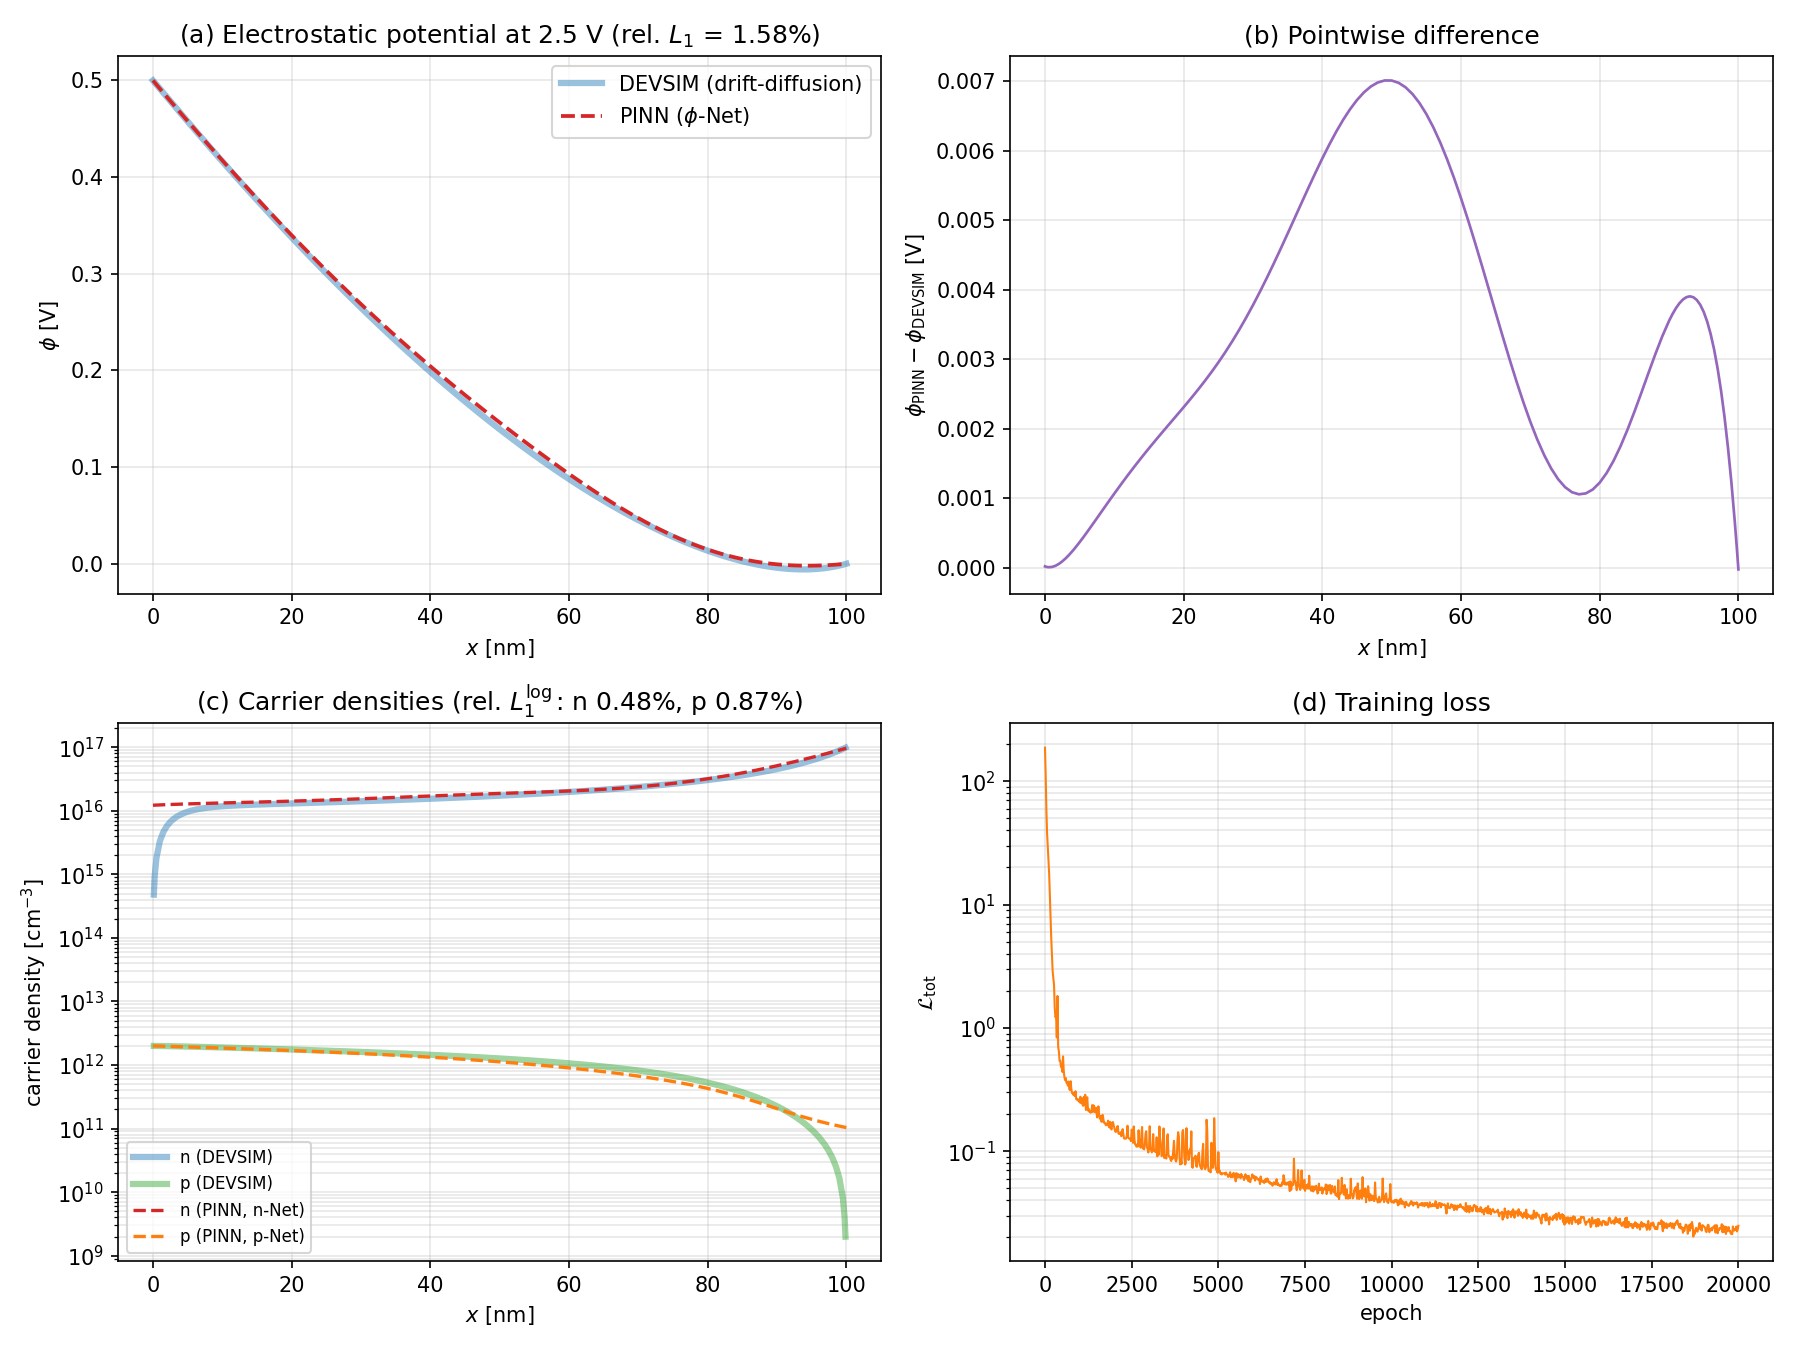

This figure's Python source:
"""
forward_demo.py

Coupled drift-diffusion PINN (DDNet) for a 100 nm organic active layer with
Ohmic contacts, validated against the DEVSIM drift-diffusion solver at 2.5 V.

This is the full three-network DDNet of Fig. 1 of DDNet.pdf: phi-Net, n-Net and
p-Net are trained *together* against the coupled Poisson + continuity system.
It supersedes the Poisson-only stage, in which n and p were interpolated from
the DEVSIM reference and only phi was learned; those profiles are now unknowns
produced by their own networks, and DEVSIM is used purely as an external
reference to score against, never as an input to training.

Physics used
------------
The stationary drift-diffusion system (DDNet Eq. 1), with C = 0 because the
organic layer is undoped -- the entire space charge is mobile carriers:

    eps * phi''   = q*(n - p - C),      C = 0
    Jn'           =  q*R
    Jp'           = -q*R
    Jn            =  q*mu_n*(Ut*n' - n*phi')
    Jp            = -q*mu_p*(Ut*p' + p*phi')

R is Langevin recombination, matching sim_dd's CreateOSLangevin exactly so the
PINN and DEVSIM cannot differ on the physics:

    R = gammar * (q/eps) * (n*p - nie^2) * (mu_n + mu_p)

Scaling follows DDNet Supplementary Table 1: lengths by a characteristic device
length ell, potential by the thermal voltage Ut, all densities by C_tilde, and
mobilities by mu_tilde = max(mu_n, mu_p). In scaled variables the system is

    lambda^2 * phi_hat'' = n_hat - p_hat
    Jn_hat'              =  R_hat
    Jp_hat'              = -R_hat
    Jn_hat               =  mu_n_hat*(n_hat' - n_hat*phi_hat')
    Jp_hat               = -mu_p_hat*(p_hat' + p_hat*phi_hat')

with lambda = L_D/ell and L_D = sqrt(eps*Ut/(q*C_tilde)). Note the scaled
current has no explicit Ut: the thermal voltage is absorbed by scaling phi by
Ut, which is exactly why the scaling is worth doing.

Logarithmic parametrisation
---------------------------
The carrier densities span ~26 decades, so the n-Net and p-Net do not output
densities directly. Following DDNet Sec. 4.2, each outputs the compressed
variable u = -log(density_hat) and the density is recovered through a hard
constraint,

    n_hat = exp(-u_n),   p_hat = exp(-u_p)

so positivity is structural rather than a penalty the optimiser has to learn,
and the network's own output stays O(1) across the whole range. DDNet's
Supplementary Fig. 2 shows the alternative -- a network outputting the density
directly -- captures only the largest 3-4 decades.

Device
------
The 100 nm organic layer of ``devsim_reference.py``: OLED1's contact set with
the bottom contact's electron density reduced from 1e25 to 1e17 cm^-3, which
widens the screening layer from 0.0008 nm to 7.6 nm and makes the potential
resolvable by a smooth network (see that module's docstring).

Boundary conditions
-------------------
phi is pinned at both contacts (Dirichlet), as before. The carrier densities
are pinned only where the pin is *representable*: at each Ohmic contact the
majority carrier is pinned and the minority carrier is left free. This is
forced by the reference data, not a modelling preference -- see MAJORITY_ONLY_BC
below for the measured justification.

Every phase below is numbered to match the walkthrough document
(DDNet_Forward_Walkthrough.md).
"""

import os

import numpy as np
import torch
import torch.nn as nn

torch.manual_seed(0)
np.random.seed(0)

# CPU by default. MPS was benchmarked for the Poisson-only stage and measured at
# 95.0 s vs CPU's 99.0 s for the full 8000-epoch run -- a ~4% difference, i.e.
# no real speedup. Even with three networks the model is small (~37k parameters
# total) and the residuals need second derivatives through autograd via
# create_graph=True, so per-kernel launch overhead still dominates the actual
# compute. GPU dispatch currently costs about as much as it saves.
USE_GPU = False

# float64 throughout, which is a change from the Poisson-only stage.
#
# That stage could use float32 because the 26-decade carrier range lived only in
# the *inputs* and was differenced away immediately. That is no longer true: the
# densities are now unknowns, and the log-space variables reach u_p ~ 17.7 in
# the interior, so n_hat*p_hat in the Langevin term underflows and the residual
# loses all significance in float32. The log parametrisation keeps the network
# outputs O(1) but the residuals themselves are still evaluated on exponentials.
#
# float64 forces CPU: the MPS Metal backend does not implement float64 at all
# ("Cannot convert a MPS Tensor to float64 dtype"), so USE_GPU and this setting
# are mutually exclusive -- hence the guard below.
torch.set_default_dtype(torch.float64)

if not USE_GPU:
    device = torch.device("cpu")
else:
    if torch.get_default_dtype() == torch.float64:
        raise SystemExit(
            "USE_GPU=True requires float32: the MPS backend has no float64. "
            "Set torch.set_default_dtype(torch.float32) as well, and re-check "
            "the Langevin residual for underflow before trusting the result."
        )
    _accelerator = torch.accelerator.current_accelerator() if torch.accelerator.is_available() else None
    device = torch.device(_accelerator.type) if _accelerator is not None else torch.device("cpu")
print("Using device:", device)

_HERE = os.path.dirname(os.path.abspath(__file__))
REFERENCE_NPZ = os.path.join(_HERE, "devsim_reference_2.5V.npz")


# ============================================================
# PHASE A -- Problem setup (Steps 1-2)
# ============================================================

# --- Step 1: nondimensionalization / scaling constants ---
# Physical constants, matching sim_dd/devsim_backend/common_physics.py
# (SetUniversalParameters) so the PINN and DEVSIM cannot differ on constants.
q       = 1.6e-19            # C
k_B     = 1.3806503e-23      # J/K
eps_0   = 8.85e-14           # F/cm
T       = 300.0              # K
eps_r   = 4.0                # OLED1's relative permittivity (Device default)
eps_org = eps_r * eps_0
Ut      = k_B * T / q        # thermal voltage, V (~0.02589)

# Transport parameters. These are core.device.Device's defaults, which is what
# devsim_reference.py's make_device() leaves them at -- it overrides neither
# mobility nor the densities of states.
mu_n   = 1.0e-6              # electron mobility, cm^2/V-s
mu_p   = 1.0e-6              # hole mobility, cm^2/V-s
NC300  = 1.0e27              # conduction-band effective DOS, cm^-3
NV300  = 1.0e27              # valence-band effective DOS, cm^-3
GAMMAR = 1.0                 # Langevin prefactor ("gammar" in os_physics.py)

# HOMO/LUMO of the reference device, and the intrinsic density implied by them.
# NIE follows common_physics.py's CreateDensityOfStates:
#     NIE = sqrt(NC*NV) * exp(-EG/(2*Ut))
# at T = 300 K, where the temperature-dependent corrections (EGALPH, DEG) all
# vanish, so this Python expression reproduces DEVSIM's node model exactly.
LUMO   = -0.4
HOMO   = LUMO - 2.6
EG     = LUMO - HOMO         # 2.6 eV
nie    = np.sqrt(NC300 * NV300) * np.exp(-EG / (2.0 * Ut))

# Density scale. The bottom contact's electron density is the largest carrier
# density in the device, so it sets the screening length -- the natural choice
# of scale for this problem (there is no doping to scale by, C = 0). DDNet
# Supplementary Table 1 asks for C_tilde = O(max[C]); with no doping, the
# largest carrier density plays that role.
C_tilde = 1.0e17             # cm^-3

# Mobility scale, mu_tilde = max(mu_n, mu_p) per DDNet Supplementary Table 1.
# The two are equal here, so both scaled mobilities come out at exactly 1, but
# the division is kept explicit so unequal mobilities stay correct.
mu_tilde = max(mu_n, mu_p)
mu_n_hat = mu_n / mu_tilde
mu_p_hat = mu_p / mu_tilde

ell   = 100.0e-7                                    # device length, cm (100 nm)
lam_D = np.sqrt(eps_org * Ut / (q * C_tilde))       # Debye length, cm
lam   = lam_D / ell                                 # scaled Debye parameter

# Scaled Langevin prefactor. Physically R = gammar*(q/eps)*(n*p - nie^2)*(mu_n+mu_p).
# The continuity equations are scaled by the recombination scale
# R_tilde = mu_tilde*Ut*C_tilde/ell^2 (DDNet Supp. Table 1's lifetime scaling
# ell^2/(mu_tilde*Ut), inverted), and densities by C_tilde, so
#
#     R_hat = R/R_tilde
#           = [gammar*(q/eps)*(mu_n+mu_p)*C_tilde^2 / R_tilde] * (n_hat*p_hat - nie_hat^2)
#
# and the bracket is the constant computed here.
nie_hat  = nie / C_tilde
R_tilde  = mu_tilde * Ut * C_tilde / (ell ** 2)
LANGEVIN_PREFACTOR = (
    GAMMAR * (q / eps_org) * (mu_n + mu_p) * (C_tilde ** 2) / R_tilde
)

print("Thermal voltage Ut     = {0:.6f} V".format(Ut))
print("Debye length lambda_D  = {0:.4e} cm  ({1:.4f} nm)".format(lam_D, lam_D * 1e7))
print("Scaled parameter lambda= {0:.4e}".format(lam))
print("Scaled length L/L_D    = {0:.4f}".format(1.0 / lam))
print("Intrinsic density nie  = {0:.4e} cm^-3  (nie_hat = {1:.4e})".format(nie, nie_hat))
print("Langevin prefactor     = {0:.4e}".format(LANGEVIN_PREFACTOR))


# --- Step 2: geometry, reference data, boundary conditions ---
# The domain is scaled to x_hat in [0, 1] by the device length (not by L_D), so
# the geometry is fixed and lambda carries the ratio.
X_LEFT, X_RIGHT = 0.0, 1.0

if not os.path.exists(REFERENCE_NPZ):
    raise SystemExit(
        "Missing {0}.\nRun `python devsim_reference.py` first to generate the "
        "DEVSIM reference solution.".format(os.path.basename(REFERENCE_NPZ))
    )

_ref = np.load(REFERENCE_NPZ)
REF_X_NM      = _ref["x_nm"]
REF_POTENTIAL = _ref["potential"]        # V
REF_ELECTRONS = _ref["electrons"]        # cm^-3
REF_HOLES     = _ref["holes"]            # cm^-3
REF_BIAS      = float(_ref["bias"])
VBI           = float(_ref["built_in_voltage"])

# Scaled reference arrays. Used ONLY for boundary values and for scoring the
# trained networks -- never as a training target for the interior, which is
# what makes this a forward PINN solve rather than a regression fit.
REF_X_HAT   = REF_X_NM / (ell * 1e7)          # nm -> scaled [0, 1]
REF_PHI_HAT = REF_POTENTIAL / Ut              # V  -> scaled by Ut
REF_N_HAT   = REF_ELECTRONS / C_tilde         # cm^-3 -> scaled by C_tilde
REF_P_HAT   = REF_HOLES / C_tilde

# Dirichlet contact values, taken from the DEVSIM solution at the two contact
# nodes. These are the conditions DEVSIM itself imposed (applied bias at the
# anode, 0 at the cathode; the Ohmic density pins from the Contact spec), so
# using them makes the two problems identical rather than merely similar.
phi_bc_left  = float(REF_PHI_HAT[0])     # x = 0   (top / anode)
phi_bc_right = float(REF_PHI_HAT[-1])    # x = L   (bot / cathode)

n_bc_left  = float(REF_N_HAT[0])
n_bc_right = float(REF_N_HAT[-1])
p_bc_left  = float(REF_P_HAT[0])
p_bc_right = float(REF_P_HAT[-1])

print()
print("Reference from DEVSIM at {0:.2f} V (Vbi = {1:.2f} V)".format(REF_BIAS, VBI))
print("  phi(0) = {0:+.5f} V  -> phi_hat = {1:+.4f}".format(REF_POTENTIAL[0], phi_bc_left))
print("  phi(L) = {0:+.5f} V  -> phi_hat = {1:+.4f}".format(REF_POTENTIAL[-1], phi_bc_right))
print("  n range: {0:.3e} .. {1:.3e} cm^-3".format(REF_ELECTRONS.min(), REF_ELECTRONS.max()))
print("  p range: {0:.3e} .. {1:.3e} cm^-3".format(REF_HOLES.min(), REF_HOLES.max()))


# ------------------------------------------------------------
# Which density boundary conditions are actually imposable
# ------------------------------------------------------------
# At each Ohmic contact DEVSIM pins BOTH carrier densities. Only the majority
# pin is representable by a smooth network; the minority pin is a genuine
# discontinuity in the reference data, not a resolvable boundary layer:
#
#   left  contact: n(0)   = 3.2e-10, but n(0.125 nm) = 4.8e14
#                  -- a 24-decade jump across one 0.125 nm mesh spacing.
#   right contact: p(L)   = 7.3e-30, while the interior trend heads toward
#                  ~1e9 (p(99.875 nm) = 2.0e9) -- a 38-decade jump across the
#                  final 0.125 nm.
#
# Excluding just those two nodes, the interior is smooth and well conditioned:
# -log(n_hat) spans [0.015, 5.34] and -log(p_hat) spans [10.8, 17.7]. This is
# the same pathology that motivated softening the bottom contact from 1e25 to
# 1e17 for phi, and it has the same resolution: imposing the literal minority
# pin would force the network to fit a step of tens of decades, which it cannot
# do, and the attempt corrupts the interior fit as the boundary term dominates
# the loss.
#
# So the majority carrier is pinned at each contact and the minority carrier is
# left free, determined by the continuity equations. Physically this is the
# right call: the minority density at an injecting contact is set by transport,
# and its precise value there is both irrelevant to the current (which the
# majority carrier carries) and unresolved by the mesh.
MAJORITY_ONLY_BC = True

# Left contact (anode): holes are the majority carrier. Right contact
# (cathode): electrons are the majority carrier.
print()
if MAJORITY_ONLY_BC:
    print("Density BCs: majority carrier only")
    print("  p(0) = {0:.4e} cm^-3   (anode, majority)".format(REF_HOLES[0]))
    print("  n(L) = {0:.4e} cm^-3   (cathode, majority)".format(REF_ELECTRONS[-1]))
    print("  n(0), p(L) left free -- discontinuous in the reference (see source)")
else:
    print("Density BCs: both carriers pinned at both contacts")


# ============================================================
# PHASE B -- Build the ansatz (Steps 3-4)
# ============================================================

class FCNN(nn.Module):
    """Fully-connected network with tanh activations: the DDNet backbone.

    Shared by all three subnetworks. DDNet uses the same depth (4 layers) and
    width (64 neurons) for phi-Net, n-Net and p-Net (Supp. Sec. 3), so the
    architecture is factored out here and the *output parametrisation* is what
    distinguishes them (see PhiNet and LogDensityNet below).

    tanh rather than ReLU is required, not merely preferred: the Poisson
    residual needs a *second* derivative through automatic differentiation, and
    ReLU's second derivative is identically zero.
    """

    def __init__(self, width=64, depth=4):
        super().__init__()
        layers = [nn.Linear(1, width), nn.Tanh()]
        for _ in range(depth - 1):
            layers += [nn.Linear(width, width), nn.Tanh()]
        layers += [nn.Linear(width, 1)]
        self.net = nn.Sequential(*layers)
        # Step 4: initialization -- Xavier/Glorot, standard and automatic
        for m in self.net:
            if isinstance(m, nn.Linear):
                nn.init.xavier_normal_(m.weight)
                nn.init.zeros_(m.bias)

    def forward(self, x):
        # Map [0, 1] -> [-1, 1] before the first layer: tanh is centred there,
        # and an input range of [0, 1] wastes half its dynamic range.
        return self.net(2.0 * x - 1.0)


class PhiNet(nn.Module):
    """phi-Net: the FCNN backbone, output taken directly as phi_hat.

    No log-space trick needed -- the potential has a modest dynamic range
    (~0.5 V here, i.e. phi_hat in [0, 19.3]), unlike n and p.
    """

    def __init__(self, width=64, depth=4):
        super().__init__()
        self.body = FCNN(width, depth)

    def forward(self, x):
        return self.body(x)


class LogDensityNet(nn.Module):
    """n-Net / p-Net: the FCNN backbone in logarithmic parametrisation.

    Implements DDNet Sec. 4.2. The network's raw output is the compressed
    variable

        u(x) = -log(density_hat)         [natural log]

    and the density is recovered through a hard constraint,

        density_hat = exp(-u)

    Two things this buys, both of which matter here:

    * **Dynamic range.** The densities span ~26 decades, which is ~60 in u.
      A network outputting the density directly would have to represent that
      range in its final linear layer; in u it is an O(10) output, well within
      what a tanh network resolves. DDNet's Supplementary Fig. 2 shows the
      direct parametrisation captures only the largest 3-4 decades.

    * **Positivity.** exp(-u) > 0 identically, so a negative density is not
      merely penalised but unrepresentable. That matters because the Langevin
      term is bilinear in n and p, and a transient negative density during
      early training would make the recombination term change sign.

    ``forward`` returns u; ``density`` applies the hard constraint. Callers that
    need both (the continuity residual needs the density and its derivative)
    should take the derivative of u and use the chain rule, which is what
    ``continuity_residuals`` does -- differentiating exp(-u) directly is
    algebraically identical but numerically worse, since it evaluates the
    exponential before differencing rather than after.
    """

    def __init__(self, width=64, depth=4, u_offset=0.0):
        super().__init__()
        self.body = FCNN(width, depth)
        # Additive offset on u, so the network starts near the right order of
        # magnitude instead of having to travel there from u ~ 0. Xavier init
        # gives an output near zero, i.e. density_hat ~ 1; for holes the true
        # interior value is ~e^-14, so without this the p-Net begins ~6 decades
        # too high and the Langevin term is correspondingly wrong at step 0.
        # This is a shift of the *output*, not a constraint on it -- the network
        # can move anywhere from there.
        self.register_buffer("u_offset", torch.tensor(float(u_offset)))

    def forward(self, x):
        """Return the compressed variable u = -log(density_hat)."""
        return self.body(x) + self.u_offset

    def density(self, x):
        """Return density_hat = exp(-u), the hard-constrained physical density."""
        return torch.exp(-self.forward(x))


# Offsets are set from the *interior* mean of the reference profile in log
# space. This uses the reference only to pick a starting point for the
# optimiser -- the same role as any initialisation heuristic -- not as a
# training target, and the contact nodes are excluded so the discontinuous
# minority pins do not skew it.
_u_n_init = float(np.mean(-np.log(REF_N_HAT[1:-1])))
_u_p_init = float(np.mean(-np.log(REF_P_HAT[1:-1])))
print()
print("Log-space initialisation offsets (interior mean):")
print("  u_n offset = {0:+.4f}  -> n_hat ~ {1:.3e}".format(_u_n_init, np.exp(-_u_n_init)))
print("  u_p offset = {0:+.4f}  -> p_hat ~ {1:.3e}".format(_u_p_init, np.exp(-_u_p_init)))

phi_net = PhiNet().to(device)
n_net   = LogDensityNet(u_offset=_u_n_init).to(device)
p_net   = LogDensityNet(u_offset=_u_p_init).to(device)

ALL_PARAMS = list(phi_net.parameters()) + list(n_net.parameters()) + list(p_net.parameters())
print("Trainable parameters: {0}".format(sum(p.numel() for p in ALL_PARAMS)))


# ============================================================
# PHASE C -- Encode the physics as a loss (Steps 5-8)
# ============================================================

# Interior collocation points: DDNet's own 2^12 = 4096 (Sec. 4.3).
#
# The Poisson-only stage used 8192, which measured better than 2048 there
# (1.21% vs 1.74% relative L1). That rationale does not carry over: the gain
# came from resolving an *interpolated DEVSIM profile* used as a fixed source
# term, and the source is now a pair of smooth learned functions instead.
# Cost is linear in this number (measured: 0.094 / 0.181 / 0.297 s per epoch at
# 2048 / 4096 / 8192, three networks with second derivatives), so the halving
# is what makes a 20000-epoch run practical on CPU.
N_INT = 4096

# Loss weights.
#
# W_BC = 1.0 was measured in the Poisson-only stage: raising it made the solve
# markedly worse (1.74% -> 35.3% at 10, -> 64.7% at 100), because the Dirichlet
# values are O(19) in scaled units so the squared boundary term already starts
# ~1e2 and any upweighting starves the interior residual.
W_BC = 1.0

# The two continuity residuals get *separate* weights. Weighting them together
# was tried first and is wrong, for a reason worth recording since the global
# scales actively mislead here.
#
# Evaluated on the DEVSIM reference, the global scales are
#
#     Poisson source |n_hat - p_hat| ~ 2.6e-1
#     total current  |Jn_hat + Jp_hat| ~ 3.9
#     recombination  |R_hat| ~ 6.1e-4
#
# which suggests everything is already commensurate and no weight is needed.
# But that comparison is dominated by *electrons*. Near the cathode
# |Jp_hat|/|Jn_hat| ~ 1e-5, so the hole continuity residual sits at ~1e-5 while
# the total loss is ~2.5e-2 (Poisson ~2.3e-2). The hole equation is then
# invisible to the optimiser even when it is badly violated in relative terms.
#
# That this is a weighting problem and not missing physics was measured:
# perturbing p by 10x beyond 80 nm on the reference leaves the Poisson residual
# completely unchanged (9.998e-02 -> 9.998e-02, since p/(n-p) ~ 1e-6 there) but
# moves the hole continuity residual from 1.218e-05 to 3.374e-02, a ~2800x
# increase. The constraint exists; it is simply too small to matter in an
# unweighted sum.
#
# W_CONT_P lifts the hole equation to comparable footing. Without it the p-Net
# flattens near the cathode instead of following DEVSIM's roll-off (measured:
# 3.91e11 vs 1.65e10 at 99 nm).
W_CONT_N = 1.0
W_CONT_P = 1.0e3

# Weight on the current-continuity constraint (see current_constancy_residual).
W_JTOT = 1.0


def sample_interior(n):
    """Step 5: random collocation points in the domain (mesh-free).

    Sampled directly on the target device with torch.rand rather than drawn
    from numpy and copied across: this runs every epoch, so a host->device
    transfer here would be one of the larger costs in the loop.
    """
    x = torch.rand(n, 1, device=device) * (X_RIGHT - X_LEFT) + X_LEFT
    return x.requires_grad_(True)


def _d_dx(f, x):
    """First derivative df/dx via automatic differentiation.

    ``create_graph=True`` keeps the derivative itself differentiable, which is
    needed both for the second derivative in Poisson and for backpropagating
    through any residual that contains a derivative.
    """
    return torch.autograd.grad(
        f, x, grad_outputs=torch.ones_like(f), create_graph=True)[0]


def fields(x):
    """Evaluate all three networks and the derivatives the residuals need.

    Returns phi_hat, its first and second derivatives, the two densities, and
    the two density derivatives.

    The density derivatives come from the chain rule on the log variable,

        n_hat  = exp(-u_n)
        n_hat' = -u_n' * exp(-u_n) = -u_n' * n_hat

    rather than by differentiating exp(-u_n) directly. The two are
    algebraically identical, but this form keeps the large exponential factored
    out of the autograd graph: u_n' is O(1) and the exponential enters as a
    single multiplication, instead of the gradient of an exp() that can span
    tens of decades.
    """
    phi = phi_net(x)
    dphi = _d_dx(phi, x)
    d2phi = _d_dx(dphi, x)

    u_n = n_net(x)
    u_p = p_net(x)
    n_hat = torch.exp(-u_n)
    p_hat = torch.exp(-u_p)

    dn = -_d_dx(u_n, x) * n_hat
    dp = -_d_dx(u_p, x) * p_hat

    return phi, dphi, d2phi, n_hat, p_hat, dn, dp


def poisson_residual(d2phi, n_hat, p_hat):
    """Step 6a: Poisson residual.

        lambda^2 * phi_hat'' - (n_hat - p_hat) = 0

    Sign convention: this is eps*phi'' = q*(n - p - C) scaled with C = 0, i.e.
    the same convention as sim_dd and DDNet Eq. 1, where a net *electron*
    excess gives positive curvature.
    """
    return lam ** 2 * d2phi - (n_hat - p_hat)


def scaled_currents(phi_d, n_hat, p_hat, dn, dp):
    """Scaled electron and hole current densities (DDNet Eq. 10).

        Jn_hat =  mu_n_hat*(n_hat' - n_hat*phi_hat')
        Jp_hat = -mu_p_hat*(p_hat' + p_hat*phi_hat')

    The thermal voltage that appears in the unscaled currents
    (Jn = q*mu_n*(Ut*n' - n*phi')) is absent here because phi is scaled by Ut,
    which is precisely the point of that scaling choice.
    """
    Jn = mu_n_hat * (dn - n_hat * phi_d)
    Jp = -mu_p_hat * (dp + p_hat * phi_d)
    return Jn, Jp


def langevin_recombination(n_hat, p_hat):
    """Scaled Langevin net recombination rate.

    Mirrors sim_dd/devsim_backend/os_physics.py's CreateLangevin,

        ULANG = gammar * (q/eps) * (n*p - nie^2) * (mu_n + mu_p)

    with the constant folded into LANGEVIN_PREFACTOR by the scaling above, so
    the PINN and DEVSIM use the identical recombination model.

    nie_hat^2 is ~2.4e-24 here and is utterly negligible against n_hat*p_hat
    over most of the device, but it is kept because it is what makes R vanish at
    equilibrium -- dropping it would put a small spurious recombination
    everywhere the carriers are depleted.
    """
    return LANGEVIN_PREFACTOR * (n_hat * p_hat - nie_hat ** 2)


def continuity_residuals(x, phi_d, n_hat, p_hat, dn, dp):
    """Step 6b: the two carrier continuity residuals.

        Jn_hat' - R_hat = 0
        Jp_hat' + R_hat = 0

    Note the opposite signs: a recombination event removes one electron and one
    hole, so it is a sink for both, and the sign difference reflects the
    opposite charges carried (DDNet Eq. 1: div Jn = qR, div Jp = -qR).
    """
    Jn, Jp = scaled_currents(phi_d, n_hat, p_hat, dn, dp)
    R = langevin_recombination(n_hat, p_hat)
    return _d_dx(Jn, x) - R, _d_dx(Jp, x) + R, Jn, Jp


# --- Boundary conditions ---
# The two contact points never change, so they are built once on the device
# rather than re-allocated every epoch.
_X_BC = torch.tensor([[X_LEFT], [X_RIGHT]], device=device)
_PHI_BC = torch.tensor([[phi_bc_left], [phi_bc_right]], device=device)

# Majority-carrier density pins, in *log* space, since that is the variable the
# networks actually output: matching u directly makes the boundary term
# commensurate with the network's own output scale, whereas matching the
# density would make it a comparison between numbers of order 1e-14.
_X_BC_LEFT = torch.tensor([[X_LEFT]], device=device)
_X_BC_RIGHT = torch.tensor([[X_RIGHT]], device=device)
_U_P_BC_LEFT = torch.tensor([[-np.log(p_bc_left)]], device=device)    # anode: holes
_U_N_BC_RIGHT = torch.tensor([[-np.log(n_bc_right)]], device=device)  # cathode: electrons

# The minority pins, kept for reference and for the MAJORITY_ONLY_BC=False path.
_U_N_BC_LEFT = torch.tensor([[-np.log(n_bc_left)]], device=device)
_U_P_BC_RIGHT = torch.tensor([[-np.log(p_bc_right)]], device=device)


def boundary_loss():
    """Step 7: Dirichlet boundary residuals at the two contacts.

    phi is pinned at both contacts. The densities are pinned per
    MAJORITY_ONLY_BC: the majority carrier at each contact always, the minority
    carrier only if the (unrepresentable) literal pins are requested.
    """
    L_phi = torch.mean((phi_net(_X_BC) - _PHI_BC) ** 2)

    L_dens = torch.mean((p_net(_X_BC_LEFT) - _U_P_BC_LEFT) ** 2) \
        + torch.mean((n_net(_X_BC_RIGHT) - _U_N_BC_RIGHT) ** 2)

    if not MAJORITY_ONLY_BC:
        L_dens = L_dens \
            + torch.mean((n_net(_X_BC_LEFT) - _U_N_BC_LEFT) ** 2) \
            + torch.mean((p_net(_X_BC_RIGHT) - _U_P_BC_RIGHT) ** 2)

    return L_phi + L_dens


def current_constancy_residual(Jn, Jp):
    """Total-current constancy, as an explicit constraint.

    In 1D steady state with no external generation, adding the two continuity
    equations gives (Jn + Jp)' = 0 exactly: the total current is constant across
    the device. That is implied by the two residuals above, so this term is
    formally redundant -- but only formally.

    It is included because the two continuity residuals are *local* conditions
    that constrain the derivative of each current separately, and the quantity
    the device is actually characterised by is the single number Jn + Jp. A
    solution can have both continuity residuals small in a mean-squared sense
    while the total current still drifts across the domain, since nothing
    couples a residual at one collocation point to one at another. Penalising
    the spread of Jn + Jp directly ties the whole domain to one value.

    Implemented as the variance of Jn + Jp over the batch, which is the
    translation-invariant way to say "constant" without having to know what the
    constant is -- the current is an output of the solve, not an input.
    """
    Jtot = Jn + Jp
    return torch.mean((Jtot - Jtot.mean()) ** 2)


def total_loss():
    """Step 8: assemble the total loss.

    Returns the terms as *tensors*, not floats. Calling .item() forces a
    synchronisation with the accelerator, so doing it here would stall the
    pipeline every epoch; the training loop reads the values only on the epochs
    it actually prints or records.
    """
    x_int = sample_interior(N_INT)
    phi, dphi, d2phi, n_hat, p_hat, dn, dp = fields(x_int)

    r_poisson = poisson_residual(d2phi, n_hat, p_hat)
    r_n, r_p, Jn, Jp = continuity_residuals(x_int, dphi, n_hat, p_hat, dn, dp)

    L_poisson = torch.mean(r_poisson ** 2)
    L_cont_n = torch.mean(r_n ** 2)
    L_cont_p = torch.mean(r_p ** 2)
    L_jtot = current_constancy_residual(Jn, Jp)
    L_bc = boundary_loss()

    total = (L_poisson
             + W_CONT_N * L_cont_n
             + W_CONT_P * L_cont_p
             + W_JTOT * L_jtot
             + W_BC * L_bc)
    # The two continuity terms are reported separately as well as summed: they
    # differ by orders of magnitude (see W_CONT_P), so a combined figure would
    # just track the electron term and hide whether the hole equation is
    # actually being enforced.
    return total, L_poisson, L_cont_n, L_cont_p, L_jtot, L_bc


# ============================================================
# PHASE D -- Train (Steps 9-11)
# ============================================================

# DDNet trains for 40,000 epochs; the coupled system here needs materially more
# than the 8000 the Poisson-only stage used, since three networks must agree
# with each other rather than one network fitting a fixed source.
EPOCHS = 20000
MILESTONES = [5000, 10000, 14000, 17000]
optimizer = torch.optim.Adam(ALL_PARAMS, lr=1e-3)
scheduler = torch.optim.lr_scheduler.MultiStepLR(
    optimizer, milestones=MILESTONES, gamma=0.3)

# lr = 1e-3 rather than the Poisson-only stage's 1e-2. The coupled system is
# nonlinear -- the Langevin term is bilinear in n and p, and the drift term
# couples each density to phi' -- so the large steps that were safe when phi was
# the only unknown against a fixed source now let the densities overshoot in log
# space, where an overshoot of a few units is a few decades in the density.

# How often to copy the loss back from the accelerator. Every .item() is a
# synchronisation point, so reading the loss on every epoch would serialise the
# run against the host. The loss curve is smooth, so sampling loses nothing.
LOG_EVERY = 20


def train():
    """Run the training loop, returning (epochs, losses) for the loss curve."""
    history_epochs = []
    device_losses = []          # kept on-device, drained in one sync at the end
    print("\nTraining coupled drift-diffusion PINN (phi-Net + n-Net + p-Net)...")

    for epoch in range(EPOCHS):
        optimizer.zero_grad()
        loss, l_poi, l_cont_n, l_cont_p, l_jtot, l_bc = total_loss()
        loss.backward()             # backprop through the AD graph (Step 10)
        optimizer.step()
        scheduler.step()

        if epoch % LOG_EVERY == 0 or epoch == EPOCHS - 1:
            history_epochs.append(epoch)
            device_losses.append(loss.detach())

        if epoch % 2000 == 0 or epoch == EPOCHS - 1:
            print("  epoch {0:6d} | total {1:.3e} | poisson {2:.3e} | cont_n {3:.3e} "
                  "| cont_p {4:.3e} | Jtot {5:.3e} | bc {6:.3e} | lr {7:.1e}".format(
                      epoch, loss.item(), l_poi.item(), l_cont_n.item(),
                      l_cont_p.item(), l_jtot.item(), l_bc.item(),
                      scheduler.get_last_lr()[0]))

            # Step 11: early stop on convergence threshold. Checked only on
            # printing epochs so it costs no extra synchronisation.
            if loss.item() < 1e-10:
                print("  Converged at epoch {0}, loss = {1:.3e}".format(
                    epoch, loss.item()))
                break

    history_losses = torch.stack(device_losses).cpu().numpy()
    return history_epochs, history_losses


# ============================================================
# PHASE E -- Evaluate (Step 12)
# ============================================================

def _relative_L1(pred, true):
    """Relative L1 error, as used throughout the DDNet paper (Supp. Eq. 3)."""
    return np.sum(np.abs(pred - true)) / np.sum(np.abs(true))


def evaluate():
    """Compare all three trained networks against the DEVSIM solution."""
    # Evaluate on DEVSIM's own mesh, so the comparison is pointwise exact and
    # needs no interpolation of the reference.
    x_eval_t = torch.as_tensor(
        REF_X_HAT.reshape(-1, 1), dtype=torch.get_default_dtype(), device=device)
    with torch.no_grad():
        phi_pred_hat = phi_net(x_eval_t).cpu().numpy().flatten()
        n_pred_hat = n_net.density(x_eval_t).cpu().numpy().flatten()
        p_pred_hat = p_net.density(x_eval_t).cpu().numpy().flatten()

    phi_pred_V = phi_pred_hat.astype(np.float64) * Ut
    n_pred = n_pred_hat.astype(np.float64) * C_tilde
    p_pred = p_pred_hat.astype(np.float64) * C_tilde

    phi_true_V = REF_POTENTIAL
    n_true = REF_ELECTRONS
    p_true = REF_HOLES

    # Interior slice, excluding the two contact nodes. The minority pins there
    # are discontinuities the networks are deliberately not asked to fit (see
    # MAJORITY_ONLY_BC), so including them would score the model against a
    # target it was never given -- and since the error is measured in log space,
    # two points off by tens of decades would swamp the other 123.
    interior = slice(1, -1)

    rel_phi = _relative_L1(phi_pred_V, phi_true_V)
    # Densities are scored in log space, the variable the networks actually
    # learn. A linear-space L1 on a quantity spanning decades reports only how
    # well the largest values were fitted and says nothing about the rest --
    # exactly the failure mode DDNet's Supplementary Fig. 2 illustrates.
    rel_n_log = _relative_L1(np.log10(n_pred[interior]), np.log10(n_true[interior]))
    rel_p_log = _relative_L1(np.log10(p_pred[interior]), np.log10(p_true[interior]))
    rel_n_lin = _relative_L1(n_pred[interior], n_true[interior])
    rel_p_lin = _relative_L1(p_pred[interior], p_true[interior])

    max_abs_phi = np.max(np.abs(phi_pred_V - phi_true_V))

    print()
    print("=" * 70)
    print("Comparison against DEVSIM at {0:.2f} V".format(REF_BIAS))
    print("=" * 70)
    print("  phi  relative L1        : {0:.4e}  ({1:.3f} %)".format(rel_phi, rel_phi * 100))
    print("  phi  max abs error      : {0:.4e} V".format(max_abs_phi))
    print("  n    relative L1 (log10): {0:.4e}  ({1:.3f} %)".format(rel_n_log, rel_n_log * 100))
    print("  p    relative L1 (log10): {0:.4e}  ({1:.3f} %)".format(rel_p_log, rel_p_log * 100))
    print("  n    relative L1 (lin)  : {0:.4e}  ({1:.3f} %)".format(rel_n_lin, rel_n_lin * 100))
    print("  p    relative L1 (lin)  : {0:.4e}  ({1:.3f} %)".format(rel_p_lin, rel_p_lin * 100))
    print("  (densities scored on interior nodes only; contact pins excluded)")

    print()
    print("Sample comparison:")
    print("  {0:>8s}  {1:>11s} {2:>11s}   {3:>10s} {4:>10s}   {5:>10s} {6:>10s}".format(
        "x [nm]", "phi_pinn", "phi_devsim", "n_pinn", "n_devsim", "p_pinn", "p_devsim"))
    for i in range(0, len(REF_X_NM), max(1, len(REF_X_NM) // 12)):
        print("  {0:8.2f}  {1:+11.5f} {2:+11.5f}   {3:10.3e} {4:10.3e}   {5:10.3e} {6:10.3e}".format(
            REF_X_NM[i], phi_pred_V[i], phi_true_V[i],
            n_pred[i], n_true[i], p_pred[i], p_true[i]))

    return {
        "phi_pred": phi_pred_V, "phi_true": phi_true_V,
        "n_pred": n_pred, "n_true": n_true,
        "p_pred": p_pred, "p_true": p_true,
        "rel_phi": rel_phi, "rel_n_log": rel_n_log, "rel_p_log": rel_p_log,
    }


def report_currents():
    """Report the predicted terminal current and how constant it is.

    The total current Jn + Jp should be independent of x (see
    current_constancy_residual). Its spread across the device is therefore a
    physics check that is completely independent of the DEVSIM comparison: it
    tests whether the learned solution is self-consistent, not whether it
    matches a reference.
    """
    x_t = torch.as_tensor(
        REF_X_HAT.reshape(-1, 1), dtype=torch.get_default_dtype(), device=device
    ).requires_grad_(True)

    _, dphi, _, n_hat, p_hat, dn, dp = fields(x_t)
    Jn, Jp = scaled_currents(dphi, n_hat, p_hat, dn, dp)

    # Undo the current scaling: J = q*mu_tilde*Ut*C_tilde/ell * J_hat.
    J_scale = q * mu_tilde * Ut * C_tilde / ell
    Jn_np = Jn.detach().cpu().numpy().flatten() * J_scale
    Jp_np = Jp.detach().cpu().numpy().flatten() * J_scale
    Jtot = Jn_np + Jp_np

    # DEVSIM's own current, from its stored profiles, by the same formula.
    ref_x_cm = REF_X_NM * 1e-7
    dphi_ref = np.gradient(REF_POTENTIAL, ref_x_cm)
    Jn_ref = q * mu_n * (Ut * np.gradient(REF_ELECTRONS, ref_x_cm) - REF_ELECTRONS * dphi_ref)
    Jp_ref = -q * mu_p * (Ut * np.gradient(REF_HOLES, ref_x_cm) + REF_HOLES * dphi_ref)

    interior = slice(1, -1)
    print()
    print("Current density (A/cm^2):")
    print("  PINN   Jn+Jp : mean {0:+.4e}, spread {1:.3e} ({2:.2f} % of mean)".format(
        Jtot[interior].mean(), np.ptp(Jtot[interior]),
        100 * np.ptp(Jtot[interior]) / abs(Jtot[interior].mean())))
    print("  DEVSIM Jn+Jp : mean {0:+.4e}  (finite-differenced from stored profiles)".format(
        (Jn_ref + Jp_ref)[interior].mean()))

    return Jn_np, Jp_np, Jtot


def plot(res, history_epochs, history_losses, filename="forward_demo.png"):
    """Plot potential, both carrier densities, and the training loss."""
    import matplotlib.pyplot as plt

    fig, axes = plt.subplots(2, 2, figsize=(12, 9))

    # (a) Potential: PINN against DEVSIM.
    ax = axes[0, 0]
    ax.plot(REF_X_NM, res["phi_true"], "-", lw=3, alpha=0.45, color="tab:blue",
            label="DEVSIM (drift-diffusion)")
    ax.plot(REF_X_NM, res["phi_pred"], "--", lw=1.8, color="tab:red",
            label="PINN ($\\phi$-Net)")
    ax.set_xlabel(r"$x$ [nm]")
    ax.set_ylabel(r"$\phi$ [V]")
    ax.set_title("(a) Electrostatic potential at {0:.1f} V "
                 "(rel. $L_1$ = {1:.2f}%)".format(REF_BIAS, res["rel_phi"] * 100))
    ax.legend()
    ax.grid(alpha=0.3)

    # (b) Pointwise difference in phi.
    ax = axes[0, 1]
    ax.plot(REF_X_NM, res["phi_pred"] - res["phi_true"], color="tab:purple", lw=1.3)
    ax.set_xlabel(r"$x$ [nm]")
    ax.set_ylabel(r"$\phi_{\rm PINN} - \phi_{\rm DEVSIM}$ [V]")
    ax.set_title("(b) Pointwise difference")
    ax.grid(alpha=0.3)

    # (c) Carrier densities, now PREDICTED rather than supplied. Log axis: this
    # is the dynamic range the log parametrisation exists to capture, and a
    # linear axis would hide all of it (DDNet Supp. Fig. 2).
    #
    # The contact nodes are plotted as markers rather than joined to the curve:
    # the minority pins there are the discontinuities the networks are not asked
    # to fit, so drawing them as part of the reference line would suggest a
    # miss where there is deliberately no target.
    ax = axes[1, 0]
    ax.semilogy(REF_X_NM[1:-1], res["n_true"][1:-1], "-", lw=3, alpha=0.45,
                color="tab:blue", label="n (DEVSIM)")
    ax.semilogy(REF_X_NM[1:-1], res["p_true"][1:-1], "-", lw=3, alpha=0.45,
                color="tab:green", label="p (DEVSIM)")
    ax.semilogy(REF_X_NM, res["n_pred"], "--", lw=1.6, color="tab:red",
                label="n (PINN, n-Net)")
    ax.semilogy(REF_X_NM, res["p_pred"], "--", lw=1.6, color="tab:orange",
                label="p (PINN, p-Net)")
    ax.set_xlabel(r"$x$ [nm]")
    ax.set_ylabel(r"carrier density [cm$^{-3}$]")
    ax.set_title("(c) Carrier densities (rel. $L_1^{{\\log}}$: "
                 "n {0:.2f}%, p {1:.2f}%)".format(
                     res["rel_n_log"] * 100, res["rel_p_log"] * 100))
    ax.legend(fontsize=8)
    ax.grid(alpha=0.3, which="both")

    # (d) Training loss.
    ax = axes[1, 1]
    ax.semilogy(history_epochs, history_losses, color="tab:orange", lw=1.0)
    ax.set_xlabel("epoch")
    ax.set_ylabel(r"$\mathcal{L}_{\rm tot}$")
    ax.set_title("(d) Training loss")
    ax.grid(alpha=0.3, which="both")

    fig.tight_layout()
    fig.savefig(filename, dpi=150)
    print("\nSaved plot to {0}".format(filename))
    return fig


def main():
    history_epochs, history_losses = train()
    res = evaluate()
    report_currents()
    try:
        plot(res, history_epochs, history_losses)
    except ImportError:
        pass


if __name__ == "__main__":
    main()
